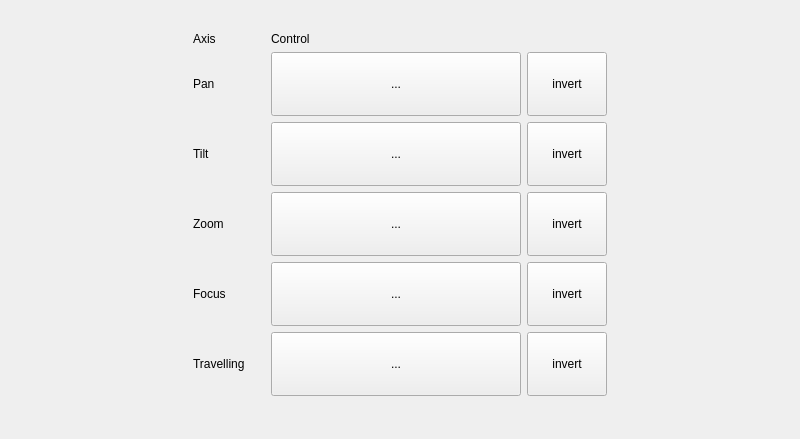
<?xml version="1.0" encoding="UTF-8"?>
<ui version="4.0">
 <class>Controls</class>
 <widget class="QWidget" name="Controls">
  <property name="geometry">
   <rect>
    <x>0</x>
    <y>0</y>
    <width>800</width>
    <height>439</height>
   </rect>
  </property>
  <property name="windowTitle">
   <string>Form</string>
  </property>
  <layout class="QVBoxLayout" name="verticalLayout">
   <item>
    <spacer name="verticalSpacer">
     <property name="orientation">
      <enum>Qt::Vertical</enum>
     </property>
     <property name="sizeHint" stdset="0">
      <size>
       <width>592</width>
       <height>7</height>
      </size>
     </property>
    </spacer>
   </item>
   <item>
    <layout class="QGridLayout" name="gridLayout">
     <item row="3" column="0">
      <spacer name="horizontalSpacer">
       <property name="orientation">
        <enum>Qt::Horizontal</enum>
       </property>
       <property name="sizeHint" stdset="0">
        <size>
         <width>30</width>
         <height>20</height>
        </size>
       </property>
      </spacer>
     </item>
     <item row="0" column="2">
      <widget class="QLabel" name="label_7">
       <property name="text">
        <string>Control</string>
       </property>
      </widget>
     </item>
     <item row="0" column="1">
      <widget class="QLabel" name="label_2">
       <property name="minimumSize">
        <size>
         <width>72</width>
         <height>0</height>
        </size>
       </property>
       <property name="text">
        <string>Axis</string>
       </property>
      </widget>
     </item>
     <item row="4" column="1">
      <widget class="QLabel" name="label_5">
       <property name="text">
        <string>Focus</string>
       </property>
      </widget>
     </item>
     <item row="5" column="3">
      <widget class="QPushButton" name="btTravellingInvert">
       <property name="sizePolicy">
        <sizepolicy hsizetype="Minimum" vsizetype="Minimum">
         <horstretch>0</horstretch>
         <verstretch>0</verstretch>
        </sizepolicy>
       </property>
       <property name="minimumSize">
        <size>
         <width>80</width>
         <height>64</height>
        </size>
       </property>
       <property name="maximumSize">
        <size>
         <width>16777215</width>
         <height>16777215</height>
        </size>
       </property>
       <property name="cursor">
        <cursorShape>BlankCursor</cursorShape>
       </property>
       <property name="focusPolicy">
        <enum>Qt::NoFocus</enum>
       </property>
       <property name="text">
        <string>invert</string>
       </property>
       <property name="checkable">
        <bool>true</bool>
       </property>
       <property name="autoExclusive">
        <bool>false</bool>
       </property>
      </widget>
     </item>
     <item row="4" column="2">
      <widget class="QToolButton" name="tbFocusAxis">
       <property name="sizePolicy">
        <sizepolicy hsizetype="Fixed" vsizetype="Minimum">
         <horstretch>0</horstretch>
         <verstretch>0</verstretch>
        </sizepolicy>
       </property>
       <property name="minimumSize">
        <size>
         <width>250</width>
         <height>64</height>
        </size>
       </property>
       <property name="cursor">
        <cursorShape>BlankCursor</cursorShape>
       </property>
       <property name="focusPolicy">
        <enum>Qt::NoFocus</enum>
       </property>
       <property name="text">
        <string>...</string>
       </property>
       <property name="popupMode">
        <enum>QToolButton::InstantPopup</enum>
       </property>
       <property name="toolButtonStyle">
        <enum>Qt::ToolButtonTextOnly</enum>
       </property>
       <property name="arrowType">
        <enum>Qt::LeftArrow</enum>
       </property>
      </widget>
     </item>
     <item row="3" column="1">
      <widget class="QLabel" name="label_4">
       <property name="text">
        <string>Zoom</string>
       </property>
      </widget>
     </item>
     <item row="1" column="1">
      <widget class="QLabel" name="label">
       <property name="text">
        <string>Pan</string>
       </property>
      </widget>
     </item>
     <item row="4" column="3">
      <widget class="QPushButton" name="btFocusInvert">
       <property name="sizePolicy">
        <sizepolicy hsizetype="Minimum" vsizetype="Minimum">
         <horstretch>0</horstretch>
         <verstretch>0</verstretch>
        </sizepolicy>
       </property>
       <property name="minimumSize">
        <size>
         <width>80</width>
         <height>64</height>
        </size>
       </property>
       <property name="maximumSize">
        <size>
         <width>16777215</width>
         <height>16777215</height>
        </size>
       </property>
       <property name="cursor">
        <cursorShape>BlankCursor</cursorShape>
       </property>
       <property name="focusPolicy">
        <enum>Qt::NoFocus</enum>
       </property>
       <property name="text">
        <string>invert</string>
       </property>
       <property name="checkable">
        <bool>true</bool>
       </property>
       <property name="autoExclusive">
        <bool>false</bool>
       </property>
      </widget>
     </item>
     <item row="2" column="2">
      <widget class="QToolButton" name="tbTiltAxis">
       <property name="sizePolicy">
        <sizepolicy hsizetype="Fixed" vsizetype="Minimum">
         <horstretch>0</horstretch>
         <verstretch>0</verstretch>
        </sizepolicy>
       </property>
       <property name="minimumSize">
        <size>
         <width>250</width>
         <height>64</height>
        </size>
       </property>
       <property name="cursor">
        <cursorShape>BlankCursor</cursorShape>
       </property>
       <property name="focusPolicy">
        <enum>Qt::NoFocus</enum>
       </property>
       <property name="text">
        <string>...</string>
       </property>
       <property name="popupMode">
        <enum>QToolButton::InstantPopup</enum>
       </property>
       <property name="toolButtonStyle">
        <enum>Qt::ToolButtonTextOnly</enum>
       </property>
       <property name="arrowType">
        <enum>Qt::LeftArrow</enum>
       </property>
      </widget>
     </item>
     <item row="5" column="1">
      <widget class="QLabel" name="label_6">
       <property name="text">
        <string>Travelling</string>
       </property>
      </widget>
     </item>
     <item row="2" column="1">
      <widget class="QLabel" name="label_3">
       <property name="text">
        <string>Tilt</string>
       </property>
      </widget>
     </item>
     <item row="1" column="2">
      <widget class="QToolButton" name="tbPanAxis">
       <property name="sizePolicy">
        <sizepolicy hsizetype="Fixed" vsizetype="Minimum">
         <horstretch>0</horstretch>
         <verstretch>0</verstretch>
        </sizepolicy>
       </property>
       <property name="minimumSize">
        <size>
         <width>250</width>
         <height>64</height>
        </size>
       </property>
       <property name="cursor">
        <cursorShape>BlankCursor</cursorShape>
       </property>
       <property name="focusPolicy">
        <enum>Qt::NoFocus</enum>
       </property>
       <property name="text">
        <string>...</string>
       </property>
       <property name="popupMode">
        <enum>QToolButton::InstantPopup</enum>
       </property>
       <property name="toolButtonStyle">
        <enum>Qt::ToolButtonTextOnly</enum>
       </property>
       <property name="arrowType">
        <enum>Qt::LeftArrow</enum>
       </property>
      </widget>
     </item>
     <item row="3" column="2">
      <widget class="QToolButton" name="tbZoomAxis">
       <property name="sizePolicy">
        <sizepolicy hsizetype="Fixed" vsizetype="Minimum">
         <horstretch>0</horstretch>
         <verstretch>0</verstretch>
        </sizepolicy>
       </property>
       <property name="minimumSize">
        <size>
         <width>250</width>
         <height>64</height>
        </size>
       </property>
       <property name="cursor">
        <cursorShape>BlankCursor</cursorShape>
       </property>
       <property name="focusPolicy">
        <enum>Qt::NoFocus</enum>
       </property>
       <property name="text">
        <string>...</string>
       </property>
       <property name="popupMode">
        <enum>QToolButton::InstantPopup</enum>
       </property>
       <property name="toolButtonStyle">
        <enum>Qt::ToolButtonTextOnly</enum>
       </property>
       <property name="arrowType">
        <enum>Qt::LeftArrow</enum>
       </property>
      </widget>
     </item>
     <item row="2" column="3">
      <widget class="QPushButton" name="btTiltInvert">
       <property name="sizePolicy">
        <sizepolicy hsizetype="Minimum" vsizetype="Minimum">
         <horstretch>0</horstretch>
         <verstretch>0</verstretch>
        </sizepolicy>
       </property>
       <property name="minimumSize">
        <size>
         <width>80</width>
         <height>64</height>
        </size>
       </property>
       <property name="maximumSize">
        <size>
         <width>16777215</width>
         <height>16777215</height>
        </size>
       </property>
       <property name="cursor">
        <cursorShape>BlankCursor</cursorShape>
       </property>
       <property name="focusPolicy">
        <enum>Qt::NoFocus</enum>
       </property>
       <property name="text">
        <string>invert</string>
       </property>
       <property name="checkable">
        <bool>true</bool>
       </property>
       <property name="autoExclusive">
        <bool>false</bool>
       </property>
      </widget>
     </item>
     <item row="5" column="2">
      <widget class="QToolButton" name="tbTravellingAxis">
       <property name="sizePolicy">
        <sizepolicy hsizetype="Fixed" vsizetype="Minimum">
         <horstretch>0</horstretch>
         <verstretch>0</verstretch>
        </sizepolicy>
       </property>
       <property name="minimumSize">
        <size>
         <width>250</width>
         <height>64</height>
        </size>
       </property>
       <property name="cursor">
        <cursorShape>BlankCursor</cursorShape>
       </property>
       <property name="focusPolicy">
        <enum>Qt::NoFocus</enum>
       </property>
       <property name="text">
        <string>...</string>
       </property>
       <property name="popupMode">
        <enum>QToolButton::InstantPopup</enum>
       </property>
       <property name="toolButtonStyle">
        <enum>Qt::ToolButtonTextOnly</enum>
       </property>
       <property name="arrowType">
        <enum>Qt::LeftArrow</enum>
       </property>
      </widget>
     </item>
     <item row="3" column="3">
      <widget class="QPushButton" name="btZoomInvert">
       <property name="sizePolicy">
        <sizepolicy hsizetype="Minimum" vsizetype="Minimum">
         <horstretch>0</horstretch>
         <verstretch>0</verstretch>
        </sizepolicy>
       </property>
       <property name="minimumSize">
        <size>
         <width>80</width>
         <height>64</height>
        </size>
       </property>
       <property name="maximumSize">
        <size>
         <width>16777215</width>
         <height>16777215</height>
        </size>
       </property>
       <property name="cursor">
        <cursorShape>BlankCursor</cursorShape>
       </property>
       <property name="focusPolicy">
        <enum>Qt::NoFocus</enum>
       </property>
       <property name="text">
        <string>invert</string>
       </property>
       <property name="checkable">
        <bool>true</bool>
       </property>
       <property name="autoExclusive">
        <bool>false</bool>
       </property>
      </widget>
     </item>
     <item row="1" column="3">
      <widget class="QPushButton" name="btPanInvert">
       <property name="sizePolicy">
        <sizepolicy hsizetype="Minimum" vsizetype="Minimum">
         <horstretch>0</horstretch>
         <verstretch>0</verstretch>
        </sizepolicy>
       </property>
       <property name="minimumSize">
        <size>
         <width>80</width>
         <height>64</height>
        </size>
       </property>
       <property name="maximumSize">
        <size>
         <width>16777215</width>
         <height>16777215</height>
        </size>
       </property>
       <property name="cursor">
        <cursorShape>BlankCursor</cursorShape>
       </property>
       <property name="focusPolicy">
        <enum>Qt::NoFocus</enum>
       </property>
       <property name="text">
        <string>invert</string>
       </property>
       <property name="checkable">
        <bool>true</bool>
       </property>
       <property name="autoExclusive">
        <bool>false</bool>
       </property>
      </widget>
     </item>
     <item row="3" column="4">
      <spacer name="horizontalSpacer_2">
       <property name="orientation">
        <enum>Qt::Horizontal</enum>
       </property>
       <property name="sizeHint" stdset="0">
        <size>
         <width>30</width>
         <height>20</height>
        </size>
       </property>
      </spacer>
     </item>
    </layout>
   </item>
   <item>
    <spacer name="verticalSpacer_2">
     <property name="orientation">
      <enum>Qt::Vertical</enum>
     </property>
     <property name="sizeHint" stdset="0">
      <size>
       <width>20</width>
       <height>32</height>
      </size>
     </property>
    </spacer>
   </item>
  </layout>
 </widget>
 <resources/>
 <connections/>
</ui>
